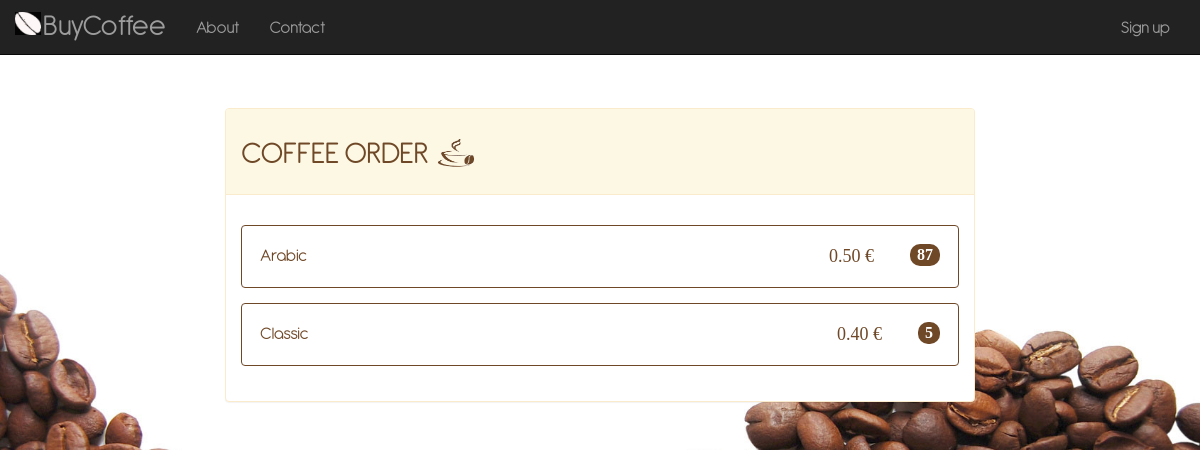
/coffee/, run on an earlier commit of the app's database.
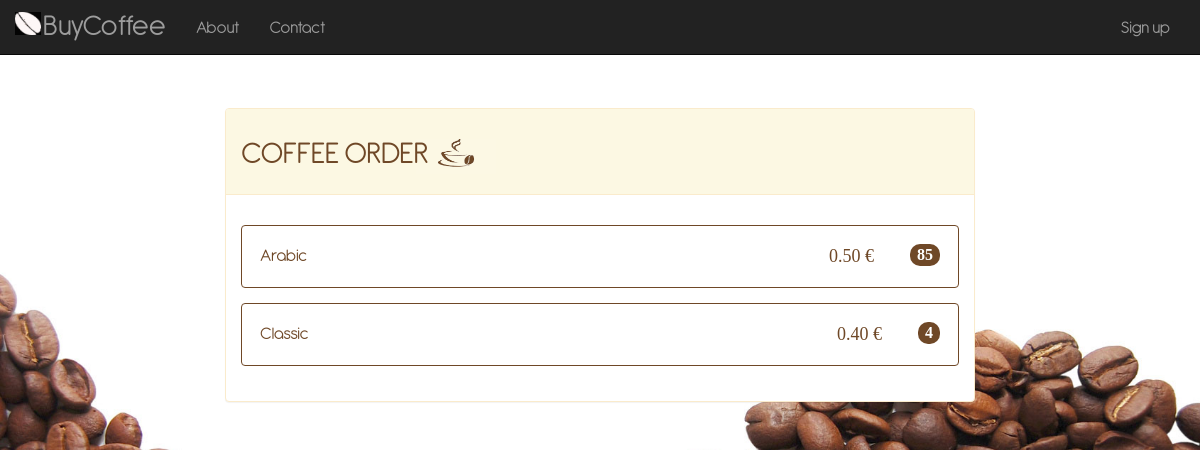
And on a later commit of the database.
### coffee/models.py (models this page shows, shortened)
class CoffeeCapsule(models.Model):
    CLASSIC = 'Classic'
    ARABIC = 'Arabic'
    COFFEE_CHOICES = (
        (CLASSIC, 'Classic'),
        (ARABIC, 'Arabic'),
    )
    coffeeType = models.CharField('Type', choices=COFFEE_CHOICES, max_length=25)
    additionDate = models.DateTimeField('addition date', default=timezone.now)
    expirationDate = models.DateTimeField('expiration date')
    coffeeDescription = models.TextField('Description', max_length=400, help_text="Insert a brief product description")
    coffeePrice = models.DecimalField('Price', max_digits=4, decimal_places=2, default=0.50)
    coffeeQuantity = models.PositiveSmallIntegerField('Quantity', default=1, editable=True)
    coffeeImage = models.ImageField(blank=True, null=True)

### coffee/views.py (the view)
# urls.py: path('', views.IndexView.as_view(), name='index'),
class IndexView(generic.ListView):
    template_name = 'coffee/index.html'
    context_object_name = 'coffee_list'
    def get_queryset(self):
        return CoffeeCapsule.objects.all().values('coffeeType', 'coffeePrice').annotate(coffeeQuantity=Sum('coffeeQuantity'))

### coffee/templates/coffee/index.html (shortened to what this page needs)
<!doctype html>
<html>
    <head>
        {% load static %}
        <link href="{% static '/coffee/css/bootstrap.min.css' %}" rel="stylesheet" type="text/css">
        <link href="{% static '/coffee/css/custom.css' %}" rel="stylesheet" type="text/css">
    </head>
    <body>
    <nav class="navbar navbar-inverse navbar-fixed-top" role="navigation">
        <div class="container">
            <div class="navbar-header">
                <a class="navbar-brand" href="{% url 'index' %}">
                    BuyCoffee
                </a>
            </div>
            <div class="collapse navbar-collapse" id="bs-example-navbar-collapse-1">
                <ul class="nav navbar-nav">
                    <li>
                        <a href="{% url 'about' %}">About</a>
                    </li>
                    <li>
                        <a href="{% url 'contact' %}">Contact</a>
                    </li>
                </ul>
                <ul class="nav navbar-nav navbar-right">
                    <li>
                        <a id="signup" href="{% url 'registration' %}">Sign up</a>
                    </li>
                </ul>
            </div>
        </div>
    </nav>
        <div class="container-fluid">
            <div class="panel panel-warning">
                <div class="panel-heading">
                    <h1 id="title">COFFEE ORDER</h1>
                </div>
                <div id="panel-index-body" class="panel-body">
                    {% load static %}
                    {% if coffee_list %}
                    <ul class="list-group">
                        {% for capsule in coffee_list %}
                            {% if capsule.coffeeQuantity is 0 %}
                                <button type="button" class="list-group-item disabled">
                                    <font color="#808080">{{ capsule.coffeeType }}</font>
                                    <span class="badge badge-primary badge-pill">No available</span>
                                </button>
                            {% else %}
                                <a class="nounderline" href="{% url 'payment' capsule.coffeeType %}">
                                    <button type="button" class="list-group-item">
                                        <font color="#6F4827">{{ capsule.coffeeType }}</font>
                                        <span class="badge badge-primary badge-pill">{{ capsule.coffeeQuantity }}</span>
                                        <span id="priceId">{{ capsule.coffeePrice }} €</span>
                                    </button>
                                </a>
                            {% endif %}
                        {% endfor %}
                    </ul>
                    {% else %}
                    <ul class="list-group-item-warning">Non ci sono cialde disponibili</ul>
                    {% endif %}
                </div>
            </div>
        </div>
    </body>
</html>

### coffee/static/coffee/css/custom.css (style rules this page uses)
h1 { text-align: left; font-family: Antipasto, Times, Serif; font-size: 32px; color: #6F4827; }
#signup { alignment: right; }
#title { text-align: left; font-family: Antipasto, Times, Serif; font-size: 32px; color: #6F4827; padding: 0 0 0 0; background-image: url(../image/tazza.png); background-repeat: no-repeat; background-size: 80px 50px; background-position: 175px, 0, 20px; }
.nounderline { text-decoration-color: white; text-decoration: none !important; text-line-through-color: white; color: #6F4827; }
.list-group-item { color: #6F4827; border-color: #6F4827; text-line-through-color: #6F4827; margin-top: 2%; padding: 1em; font-size: large; }
.badge-primary { background-color: #6F4827; margin-right: auto; float: right; font-family: Times; font-size: medium; }
@media only screen and (min-width: 800px) { .container-fluid { max-width: 65%; margin-left: auto; margin-right: auto; padding-top: 6em; } }
@media only screen and (min-width: 800px) { .navbar-brand { font-size: 170%; padding: 18px 15px 0 28px; background-image: url(../image/chiccobianco.png); background-repeat: no-repeat; background-size: 26px 23px; background-position: 0 12px; margin-left: 25%; } }
@media only screen and (min-width: 800px) { body { text-align: left; background-size: cover; background-repeat: no-repeat; font-family: Antipasto, Times, Serif; font-size: large; background-image: url("../image/background_desktop.jpg"); } }
.panel-body { background-color: transparent; }
#priceId { color: #6F4827; float: right; margin-right: 2em; font-family: Times; }
.navbar-nav { padding-top: 4px; }

What changed in the data, as far as the page shows it:
changed CoffeeCapsule "Arabic": coffeeQuantity "87" → "85"
changed CoffeeCapsule "Classic": coffeeQuantity "5" → "4"
